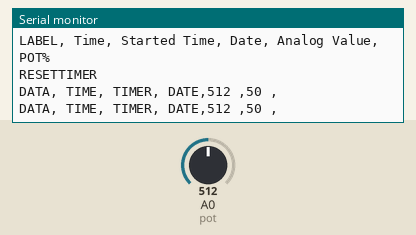
Simulated run of this sketch. Board: Arduino Uno, built with avr-gcc and run on an emulated ATmega328P. Parts: the last lines printed to the serial monitor. The inputs (shaded band) are chosen by the test bench; at power-on: A0 (pot) = 512.

Above: at 2.3 s.
2.4 s: A0 (pot) set to 716
At 4.2 s:
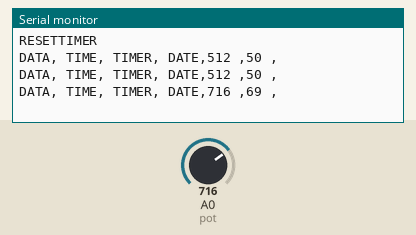
4.5 s: A0 (pot) set to 900
At 5.3 s:
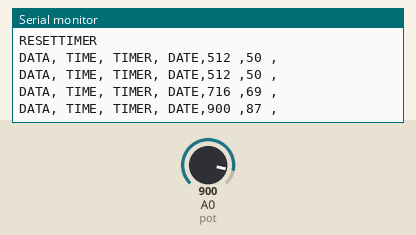
Timing chart, 0 to 7.5 s (numbered marks = the images above; inputs shaded):
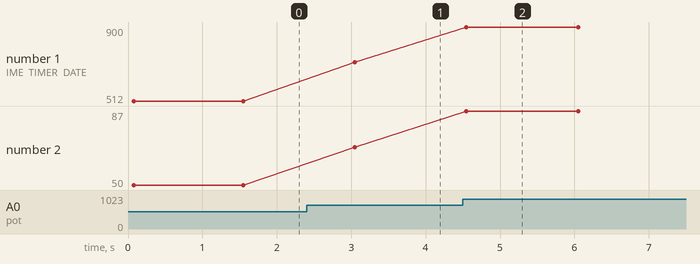

The sketch:

log.ino
```cpp
int pot = A0;
void setup(){
Serial.begin(9600);
Serial.println("CLEARDATA");
Serial.println("LABEL, Time, Started Time, Date, Analog Value, POT%");
Serial.println("RESETTIMER");
}
void loop(){
int pot_val = analogRead(pot);
int pot_percentage = map(pot_val, 0, 1023, 0, 100);
Serial.print("DATA, TIME, TIMER, DATE,");
Serial.print(pot_val);
Serial.print(" ,");
Serial.print(pot_percentage);
Serial.println(" ,");
delay(1500);
}
```

Measured:
- after the input at 2.4 s, the serial monitor: prints a new line after 0.65 s (image 1)
- after the input at 4.5 s, the serial monitor: prints a new line after 0.05 s (image 2)
- plotted number 1: 512 → 716 after the input at 2.4 s, 716 → 900 after the input at 4.5 s
- plotted number 2: 50 → 69 after the input at 2.4 s, 69 → 87 after the input at 4.5 s
